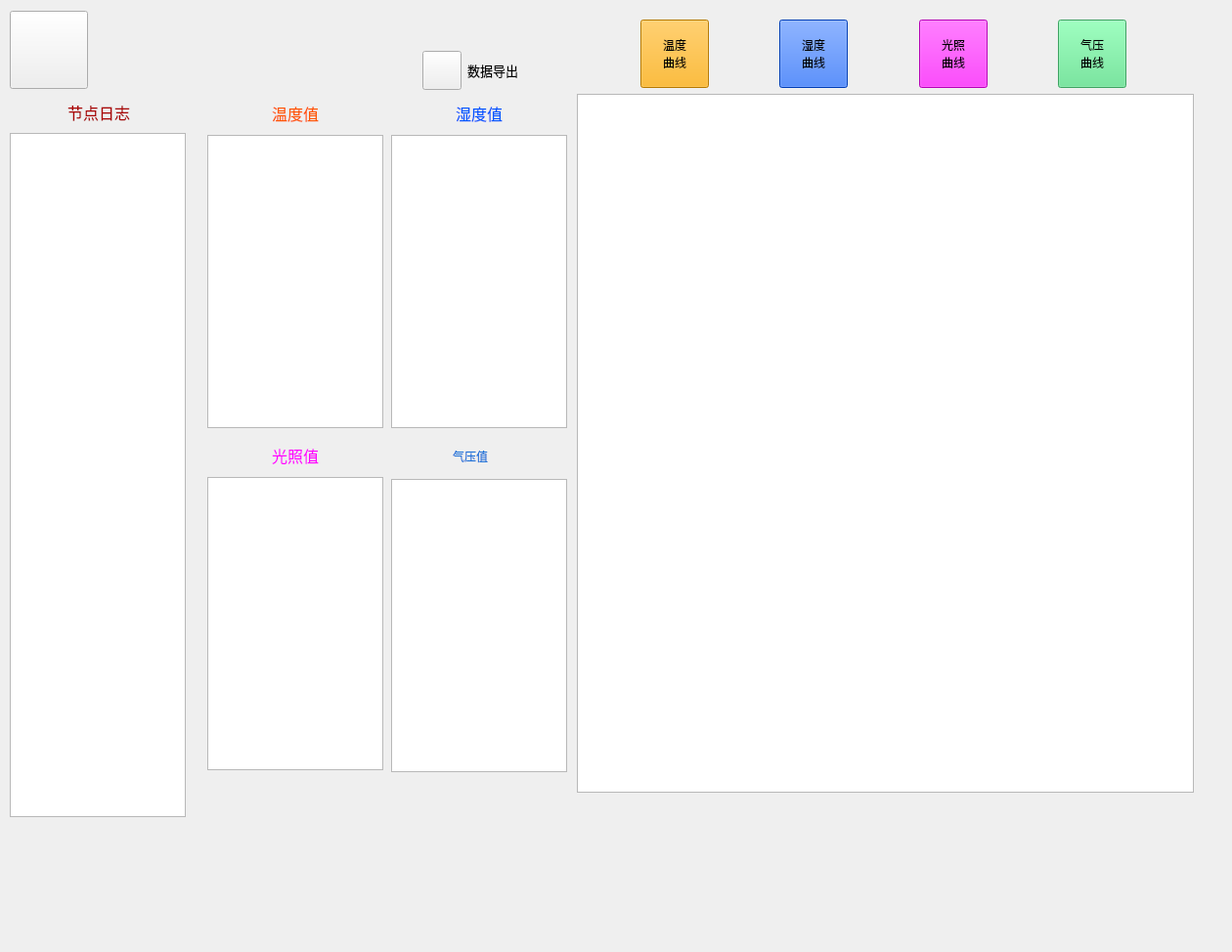
<?xml version="1.0" encoding="UTF-8"?>
<ui version="4.0">
 <class>Node2</class>
 <widget class="QWidget" name="Node2">
  <property name="geometry">
   <rect>
    <x>0</x>
    <y>0</y>
    <width>1260</width>
    <height>974</height>
   </rect>
  </property>
  <property name="windowTitle">
   <string>Form</string>
  </property>
  <widget class="QWidget" name="layoutWidget">
   <property name="geometry">
    <rect>
     <x>0</x>
     <y>0</y>
     <width>16</width>
     <height>16</height>
    </rect>
   </property>
   <layout class="QVBoxLayout" name="verticalLayout_7"/>
  </widget>
  <widget class="QWidget" name="widget_2" native="true">
   <property name="geometry">
    <rect>
     <x>10</x>
     <y>100</y>
     <width>600</width>
     <height>800</height>
    </rect>
   </property>
   <property name="minimumSize">
    <size>
     <width>600</width>
     <height>800</height>
    </size>
   </property>
   <property name="maximumSize">
    <size>
     <width>600</width>
     <height>800</height>
    </size>
   </property>
   <widget class="QWidget" name="layoutWidget">
    <property name="geometry">
     <rect>
      <x>0</x>
      <y>0</y>
      <width>182</width>
      <height>738</height>
     </rect>
    </property>
    <layout class="QVBoxLayout" name="verticalLayout">
     <item>
      <widget class="QLabel" name="label">
       <property name="minimumSize">
        <size>
         <width>0</width>
         <height>30</height>
        </size>
       </property>
       <property name="maximumSize">
        <size>
         <width>16777215</width>
         <height>30</height>
        </size>
       </property>
       <property name="text">
        <string>&lt;html&gt;&lt;head/&gt;&lt;body&gt;&lt;p align=&quot;center&quot;&gt;&lt;span style=&quot; font-size:12pt; color:#aa0000;&quot;&gt;节点日志&lt;/span&gt;&lt;/p&gt;&lt;/body&gt;&lt;/html&gt;</string>
       </property>
       <property name="alignment">
        <set>Qt::AlignCenter</set>
       </property>
      </widget>
     </item>
     <item>
      <widget class="QTextEdit" name="textEdit_log">
       <property name="minimumSize">
        <size>
         <width>180</width>
         <height>700</height>
        </size>
       </property>
       <property name="maximumSize">
        <size>
         <width>180</width>
         <height>700</height>
        </size>
       </property>
       <property name="readOnly">
        <bool>true</bool>
       </property>
      </widget>
     </item>
    </layout>
   </widget>
   <widget class="QWidget" name="layoutWidget">
    <property name="geometry">
     <rect>
      <x>200</x>
      <y>0</y>
      <width>372</width>
      <height>340</height>
     </rect>
    </property>
    <layout class="QHBoxLayout" name="horizontalLayout_4">
     <item>
      <layout class="QVBoxLayout" name="verticalLayout_2">
       <item>
        <widget class="QLabel" name="label_2">
         <property name="minimumSize">
          <size>
           <width>0</width>
           <height>30</height>
          </size>
         </property>
         <property name="maximumSize">
          <size>
           <width>16777215</width>
           <height>30</height>
          </size>
         </property>
         <property name="text">
          <string>&lt;html&gt;&lt;head/&gt;&lt;body&gt;&lt;p align=&quot;center&quot;&gt;&lt;span style=&quot; font-size:12pt; color:#ff5500;&quot;&gt;温度值&lt;/span&gt;&lt;/p&gt;&lt;/body&gt;&lt;/html&gt;</string>
         </property>
         <property name="alignment">
          <set>Qt::AlignCenter</set>
         </property>
        </widget>
       </item>
       <item>
        <widget class="QTextEdit" name="textEdit_temp">
         <property name="minimumSize">
          <size>
           <width>180</width>
           <height>300</height>
          </size>
         </property>
         <property name="maximumSize">
          <size>
           <width>180</width>
           <height>300</height>
          </size>
         </property>
         <property name="readOnly">
          <bool>true</bool>
         </property>
        </widget>
       </item>
      </layout>
     </item>
     <item>
      <layout class="QVBoxLayout" name="verticalLayout_3">
       <item>
        <widget class="QLabel" name="label_3">
         <property name="minimumSize">
          <size>
           <width>0</width>
           <height>30</height>
          </size>
         </property>
         <property name="maximumSize">
          <size>
           <width>16777215</width>
           <height>30</height>
          </size>
         </property>
         <property name="text">
          <string>&lt;html&gt;&lt;head/&gt;&lt;body&gt;&lt;p align=&quot;center&quot;&gt;&lt;span style=&quot; font-size:12pt; color:#0055ff;&quot;&gt;湿度值&lt;/span&gt;&lt;/p&gt;&lt;/body&gt;&lt;/html&gt;</string>
         </property>
         <property name="alignment">
          <set>Qt::AlignCenter</set>
         </property>
        </widget>
       </item>
       <item>
        <widget class="QTextEdit" name="textEdit_humi">
         <property name="minimumSize">
          <size>
           <width>180</width>
           <height>300</height>
          </size>
         </property>
         <property name="maximumSize">
          <size>
           <width>180</width>
           <height>300</height>
          </size>
         </property>
         <property name="readOnly">
          <bool>true</bool>
         </property>
        </widget>
       </item>
      </layout>
     </item>
    </layout>
   </widget>
   <widget class="QWidget" name="layoutWidget">
    <property name="geometry">
     <rect>
      <x>200</x>
      <y>350</y>
      <width>372</width>
      <height>340</height>
     </rect>
    </property>
    <layout class="QHBoxLayout" name="horizontalLayout_5">
     <item>
      <layout class="QVBoxLayout" name="verticalLayout_4">
       <item>
        <widget class="QLabel" name="label_4">
         <property name="minimumSize">
          <size>
           <width>0</width>
           <height>30</height>
          </size>
         </property>
         <property name="maximumSize">
          <size>
           <width>16777215</width>
           <height>30</height>
          </size>
         </property>
         <property name="text">
          <string>&lt;html&gt;&lt;head/&gt;&lt;body&gt;&lt;p align=&quot;center&quot;&gt;&lt;span style=&quot; font-size:12pt; color:#ff00ff;&quot;&gt;光照值&lt;/span&gt;&lt;/p&gt;&lt;/body&gt;&lt;/html&gt;</string>
         </property>
         <property name="alignment">
          <set>Qt::AlignCenter</set>
         </property>
        </widget>
       </item>
       <item>
        <widget class="QTextEdit" name="textEdit_light">
         <property name="minimumSize">
          <size>
           <width>180</width>
           <height>300</height>
          </size>
         </property>
         <property name="maximumSize">
          <size>
           <width>180</width>
           <height>300</height>
          </size>
         </property>
         <property name="readOnly">
          <bool>true</bool>
         </property>
        </widget>
       </item>
      </layout>
     </item>
     <item>
      <layout class="QVBoxLayout" name="verticalLayout_8">
       <item>
        <widget class="QLabel" name="label_8">
         <property name="styleSheet">
          <string notr="true">color: rgb(28, 113, 216);</string>
         </property>
         <property name="text">
          <string>                   气压值</string>
         </property>
        </widget>
       </item>
       <item>
        <widget class="QTextEdit" name="textEdit_powder">
         <property name="minimumSize">
          <size>
           <width>180</width>
           <height>300</height>
          </size>
         </property>
         <property name="maximumSize">
          <size>
           <width>180</width>
           <height>300</height>
          </size>
         </property>
        </widget>
       </item>
      </layout>
     </item>
    </layout>
   </widget>
  </widget>
  <widget class="QWidget" name="layoutWidget">
   <property name="geometry">
    <rect>
     <x>590</x>
     <y>10</y>
     <width>631</width>
     <height>801</height>
    </rect>
   </property>
   <layout class="QVBoxLayout" name="verticalLayout_7">
    <item>
     <widget class="QWidget" name="widget" native="true">
      <property name="minimumSize">
       <size>
        <width>0</width>
        <height>80</height>
       </size>
      </property>
      <property name="maximumSize">
       <size>
        <width>16777215</width>
        <height>80</height>
       </size>
      </property>
      <widget class="QWidget" name="layoutWidget">
       <property name="geometry">
        <rect>
         <x>-2</x>
         <y>0</y>
         <width>631</width>
         <height>91</height>
        </rect>
       </property>
       <layout class="QHBoxLayout" name="horizontalLayout_3">
        <item>
         <spacer name="horizontalSpacer_5">
          <property name="orientation">
           <enum>Qt::Horizontal</enum>
          </property>
          <property name="sizeHint" stdset="0">
           <size>
            <width>50</width>
            <height>20</height>
           </size>
          </property>
         </spacer>
        </item>
        <item>
         <widget class="QPushButton" name="pushButton_temp">
          <property name="minimumSize">
           <size>
            <width>70</width>
            <height>70</height>
           </size>
          </property>
          <property name="maximumSize">
           <size>
            <width>70</width>
            <height>70</height>
           </size>
          </property>
          <property name="styleSheet">
           <string notr="true">background-color: rgb(255, 170, 0);</string>
          </property>
          <property name="text">
           <string>温度
曲线</string>
          </property>
         </widget>
        </item>
        <item>
         <spacer name="horizontalSpacer_6">
          <property name="orientation">
           <enum>Qt::Horizontal</enum>
          </property>
          <property name="sizeHint" stdset="0">
           <size>
            <width>50</width>
            <height>20</height>
           </size>
          </property>
         </spacer>
        </item>
        <item>
         <widget class="QPushButton" name="pushButton_humi">
          <property name="minimumSize">
           <size>
            <width>70</width>
            <height>70</height>
           </size>
          </property>
          <property name="maximumSize">
           <size>
            <width>70</width>
            <height>70</height>
           </size>
          </property>
          <property name="styleSheet">
           <string notr="true">background-color: rgb(0, 85, 255);</string>
          </property>
          <property name="text">
           <string>湿度
曲线</string>
          </property>
         </widget>
        </item>
        <item>
         <spacer name="horizontalSpacer_7">
          <property name="orientation">
           <enum>Qt::Horizontal</enum>
          </property>
          <property name="sizeHint" stdset="0">
           <size>
            <width>50</width>
            <height>20</height>
           </size>
          </property>
         </spacer>
        </item>
        <item>
         <widget class="QPushButton" name="pushButton_light">
          <property name="minimumSize">
           <size>
            <width>70</width>
            <height>70</height>
           </size>
          </property>
          <property name="maximumSize">
           <size>
            <width>70</width>
            <height>70</height>
           </size>
          </property>
          <property name="styleSheet">
           <string notr="true">background-color: rgb(255, 0, 255);</string>
          </property>
          <property name="text">
           <string>光照
曲线</string>
          </property>
         </widget>
        </item>
        <item>
         <spacer name="horizontalSpacer_8">
          <property name="orientation">
           <enum>Qt::Horizontal</enum>
          </property>
          <property name="sizeHint" stdset="0">
           <size>
            <width>50</width>
            <height>20</height>
           </size>
          </property>
         </spacer>
        </item>
        <item>
         <widget class="QPushButton" name="pushButton_powder">
          <property name="minimumSize">
           <size>
            <width>70</width>
            <height>70</height>
           </size>
          </property>
          <property name="maximumSize">
           <size>
            <width>70</width>
            <height>70</height>
           </size>
          </property>
          <property name="styleSheet">
           <string notr="true">background-color: rgb(87, 227, 137);</string>
          </property>
          <property name="text">
           <string>气压
曲线</string>
          </property>
         </widget>
        </item>
        <item>
         <spacer name="horizontalSpacer_10">
          <property name="orientation">
           <enum>Qt::Horizontal</enum>
          </property>
          <property name="sizeHint" stdset="0">
           <size>
            <width>40</width>
            <height>20</height>
           </size>
          </property>
         </spacer>
        </item>
       </layout>
      </widget>
     </widget>
    </item>
    <item>
     <widget class="QChartView" name="graphicsView"/>
    </item>
   </layout>
  </widget>
  <widget class="QWidget" name="layoutWidget">
   <property name="geometry">
    <rect>
     <x>10</x>
     <y>10</y>
     <width>571</width>
     <height>82</height>
    </rect>
   </property>
   <layout class="QHBoxLayout" name="horizontalLayout_2">
    <item>
     <widget class="QPushButton" name="pushButton_return">
      <property name="minimumSize">
       <size>
        <width>80</width>
        <height>80</height>
       </size>
      </property>
      <property name="maximumSize">
       <size>
        <width>80</width>
        <height>80</height>
       </size>
      </property>
      <property name="styleSheet">
       <string notr="true">border-image: url(:/pic/Return.png);</string>
      </property>
      <property name="text">
       <string/>
      </property>
     </widget>
    </item>
    <item>
     <spacer name="horizontalSpacer_4">
      <property name="orientation">
       <enum>Qt::Horizontal</enum>
      </property>
      <property name="sizeHint" stdset="0">
       <size>
        <width>18</width>
        <height>20</height>
       </size>
      </property>
     </spacer>
    </item>
    <item>
     <widget class="QLabel" name="label_5">
      <property name="minimumSize">
       <size>
        <width>80</width>
        <height>80</height>
       </size>
      </property>
      <property name="maximumSize">
       <size>
        <width>80</width>
        <height>80</height>
       </size>
      </property>
      <property name="styleSheet">
       <string notr="true">border-image: url(:/pic/NodeTwoBlue.png);</string>
      </property>
      <property name="text">
       <string>&lt;html&gt;&lt;head/&gt;&lt;body&gt;&lt;p&gt;&lt;br/&gt;&lt;/p&gt;&lt;/body&gt;&lt;/html&gt;</string>
      </property>
      <property name="alignment">
       <set>Qt::AlignCenter</set>
      </property>
     </widget>
    </item>
    <item>
     <spacer name="horizontalSpacer_3">
      <property name="orientation">
       <enum>Qt::Horizontal</enum>
      </property>
      <property name="sizeHint" stdset="0">
       <size>
        <width>18</width>
        <height>20</height>
       </size>
      </property>
     </spacer>
    </item>
    <item>
     <layout class="QVBoxLayout" name="verticalLayout_5">
      <item>
       <widget class="QLabel" name="label_time">
        <property name="minimumSize">
         <size>
          <width>200</width>
          <height>0</height>
         </size>
        </property>
        <property name="maximumSize">
         <size>
          <width>200</width>
          <height>16777215</height>
         </size>
        </property>
        <property name="text">
         <string/>
        </property>
        <property name="alignment">
         <set>Qt::AlignCenter</set>
        </property>
       </widget>
      </item>
      <item>
       <layout class="QHBoxLayout" name="horizontalLayout">
        <item>
         <spacer name="horizontalSpacer">
          <property name="orientation">
           <enum>Qt::Horizontal</enum>
          </property>
          <property name="sizeHint" stdset="0">
           <size>
            <width>40</width>
            <height>20</height>
           </size>
          </property>
         </spacer>
        </item>
        <item>
         <widget class="QPushButton" name="pushButton_data">
          <property name="minimumSize">
           <size>
            <width>40</width>
            <height>40</height>
           </size>
          </property>
          <property name="maximumSize">
           <size>
            <width>40</width>
            <height>40</height>
           </size>
          </property>
          <property name="styleSheet">
           <string notr="true">border-image: url(:/pic/Outputdata.png);</string>
          </property>
          <property name="text">
           <string/>
          </property>
         </widget>
        </item>
        <item>
         <widget class="QLabel" name="label_7">
          <property name="text">
           <string>&lt;html&gt;&lt;head/&gt;&lt;body&gt;&lt;p&gt;&lt;span style=&quot; font-size:10pt;&quot;&gt;数据导出&lt;/span&gt;&lt;/p&gt;&lt;/body&gt;&lt;/html&gt;</string>
          </property>
          <property name="alignment">
           <set>Qt::AlignCenter</set>
          </property>
         </widget>
        </item>
        <item>
         <spacer name="horizontalSpacer_2">
          <property name="orientation">
           <enum>Qt::Horizontal</enum>
          </property>
          <property name="sizeHint" stdset="0">
           <size>
            <width>18</width>
            <height>20</height>
           </size>
          </property>
         </spacer>
        </item>
       </layout>
      </item>
     </layout>
    </item>
   </layout>
  </widget>
 </widget>
 <customwidgets>
  <customwidget>
   <class>QChartView</class>
   <extends>QGraphicsView</extends>
   <header location="global">qchartview.h</header>
  </customwidget>
 </customwidgets>
 <resources/>
 <connections/>
</ui>
